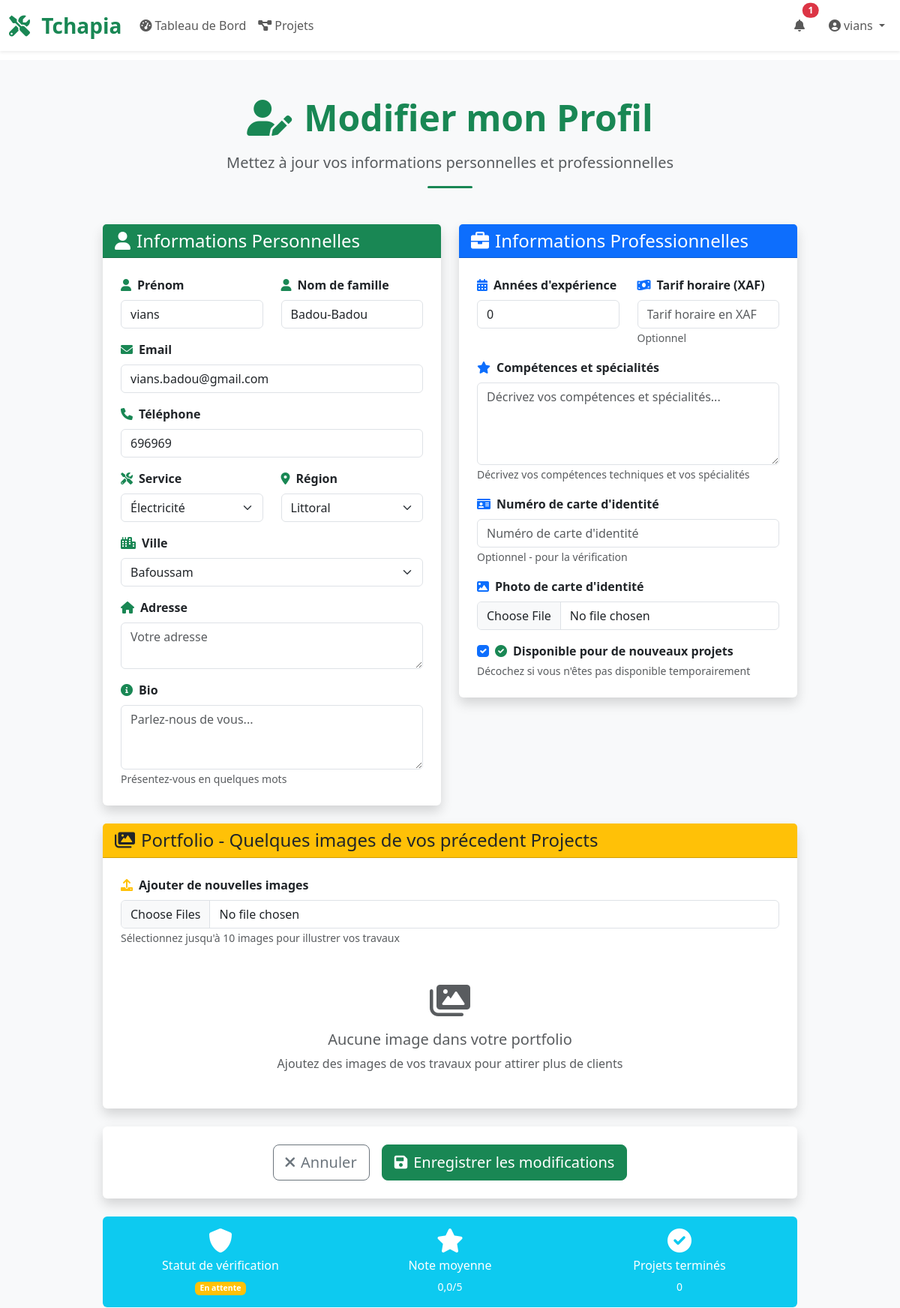
Before: /handyman/profile/edit/ (signed in, upper part) with the older database file.
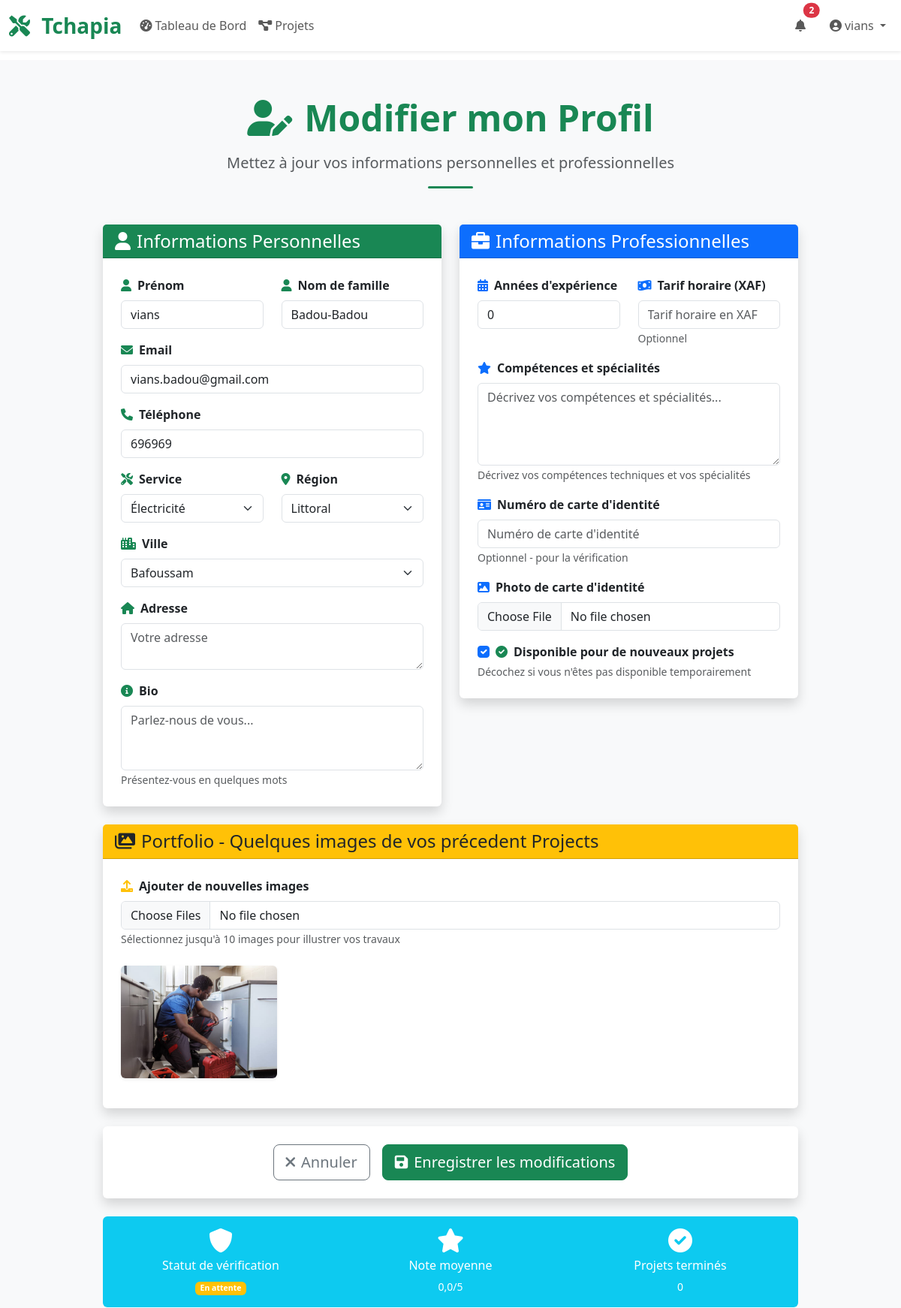
After: the same page with the newer database file.
### handyman/models.py (models this page shows, shortened)
class HandymanPortfolioImage(models.Model):
    handyman = models.ForeignKey(Handyman, on_delete=models.CASCADE, related_name='portfolio_images_set')
    image = models.ImageField(upload_to='handyman_portfolio/', help_text='Images du portfolio')
    title = models.CharField(max_length=200, blank=True, null=True, help_text='Titre du projet/travail')
    description = models.CharField(max_length=500, blank=True, null=True, help_text='Description du travail réalisé')
    uploaded_at = models.DateTimeField(auto_now_add=True)
    class Meta:
        db_table = 'handyman_portfolio_image'
        ordering = ['uploaded_at']

### handyman/views.py (the view)
# urls.py: path('profile/edit/', views.profile_edit_view, name='profile_edit'),
@login_required
def profile_edit_view(request):
    if request.user.user_type != 'artisan':
        messages.error(request, "Accès non autorisé. Cette page est réservée aux artisans.")
        return redirect('base:home')
    handyman, created = Handyman.objects.get_or_create(user=request.user)
    if request.method == 'POST':
        user_form = UserProfileForm(request.POST, instance=request.user)
        handyman_form = HandymanProfileForm(request.POST, request.FILES, instance=handyman)
        if user_form.is_valid() and handyman_form.is_valid():
            try:
                with transaction.atomic():
                    user_form.save()
                    handyman_form.save()
                    images = handyman_form.cleaned_data.get('portfolio_images', [])
                    if not isinstance(images, list):
                        images = [images] if images else []
                    for image in images:
                        if image:
                            HandymanPortfolioImage.objects.create(
                                handyman=handyman,
                                image=image
                            )
                    image_text = f" avec {len(images)} nouvelle(s) image(s)" if images else ""
                    messages.success(request, f"Profil mis à jour avec succès{image_text}!")
                    return redirect('handyman:profile_edit')
            except Exception as e:
                messages.error(request, f"Erreur lors de la mise à jour: {str(e)}")
    else:
        user_form = UserProfileForm(instance=request.user)
        handyman_form = HandymanProfileForm(instance=handyman)
    context = {
        'user_form': user_form,
        'handyman_form': handyman_form,
        'handyman': handyman,
    }
    return render(request, 'handyman/profile_edit.html', context)

### base/context_processors.py (called while the page is built, shortened)
def notifications(request):
    context = {}
    if request.user.is_authenticated:
        if request.user.user_type == 'artisan':
            try:
                handyman = request.user.handyman_profile
                unread_count = handyman.notifications.filter(is_read=False).count()
                recent_notifications = handyman.notifications.all()[:5]
                context['unread_notifications_count'] = unread_count
                context['recent_notifications'] = recent_notifications
            except:
                context['unread_notifications_count'] = 0
                context['recent_notifications'] = []
        else:
            context['unread_notifications_count'] = 0
            context['recent_notifications'] = []
    else:
        context['unread_notifications_count'] = 0
        context['recent_notifications'] = []
    return context

### handyman/models.py (called while the page is built)
    @property
    def average_rating(self):
        ratings = self.ratings.all()
        if ratings:
            return sum(rating.rating for rating in ratings) / len(ratings)
        return 0

    @property
    def total_projects(self):
        return self.projects.filter(status='completed').count()

### templates/handyman/profile_edit.html (shortened to what the changed rows need)
{% extends 'partials/base.html' %}
{% block content %}
<section class="py-5 bg-light">
    <div class="container">
        <div class="row justify-content-center">
            <div class="col-lg-10">
                <div class="text-center mb-5">
                    <h1 class="display-5 fw-bold text-success mb-3">
                        <i class="fas fa-user-edit me-3"></i>Modifier mon Profil
                    </h1>
                </div>
                <form method="post" enctype="multipart/form-data" novalidate>
                    <div class="row">
                        <div class="col-12">
                            <div class="card shadow border-0 mb-4">
                                <div class="card-body p-4">
                                    {% if handyman.portfolio_images_set.all %}
                                        <div class="mb-3">
                                            <div class="row g-3">
                                                {% for image in handyman.portfolio_images_set.all %}
                                                    <div class="col-md-3 col-sm-4 col-6">
                                                        <div class="position-relative">
                                                            <img src="{{ image.image.url }}"
                                                                 class="img-fluid rounded shadow-sm"
                                                                 style="width: 100%; height: 150px; object-fit: cover; cursor: pointer;"
                                                                 alt="Portfolio image"
                                                                 data-bs-toggle="modal"
                                                                 data-bs-target="#portfolioModal"
                                                                 data-image-url="{{ image.image.url }}"
                                                                 data-image-title="{{ image.title|default:'Image du portfolio' }}"
                                                                 data-image-desc="{{ image.description|default:'Aucune description' }}">
                                                        </div>
                                                    </div>
                                                {% endfor %}
                                            </div>
                                        </div>
                                    {% else %}
                                        <div class="text-center py-4">
                                            <i class="fas fa-images fa-3x text-muted mb-3"></i>
                                            <h5 class="text-muted">Aucune image dans votre portfolio</h5>
                                            <p class="text-muted mb-0">Ajoutez des images de vos travaux pour attirer plus de clients</p>
                                        </div>
                                    {% endif %}
                                </div>
                            </div>
                        </div>
                    </div>
                </form>
            </div>
        </div>
    </div>
</section>
{% endblock content %}

### templates/partials/base.html (shortened to what this page needs)
<!DOCTYPE html>
<html lang="fr">
  <head>
    <link
      href="https://cdn.jsdelivr.net/npm/bootstrap@5.3.0/dist/css/bootstrap.min.css"
      rel="stylesheet"
    />
    <link
      rel="stylesheet"
      href="https://cdnjs.cloudflare.com/ajax/libs/font-awesome/6.0.0/css/all.min.css"
    />
  </head>
  <body>
    <nav class="navbar navbar-expand-lg navbar-light bg-white shadow-sm fixed-top">
      <div class="container-fluid">
<a class="navbar-brand fw-bold text-success fs-3" href="{% if request.user.is_authenticated and request.user.user_type == 'artisan' %}{% url 'handyman:projects' %}{% else %}{% url 'base:home' %}{% endif %}">
  <i class="fas fa-tools me-2"></i>
  Tchapia
</a>
        <div class="collapse navbar-collapse" id="navbarNav">
          <ul class="navbar-nav me-auto">
            {% if user.is_authenticated %}
              {% if user.user_type == 'artisan' %}
              <li class="nav-item">
                <a class="nav-link" href="{% url 'handyman:projects' %}" id="nav-dashboard">
                  <i class="fas fa-tachometer-alt me-1"></i>Tableau de Bord
                </a>
              </li>
              <li class="nav-item">
                <a class="nav-link" href="{% url 'handyman:projects_browse' %}" id="nav-projects">
                  <i class="fas fa-project-diagram me-1"></i>Projets
                </a>
              </li>
              {% endif %}
            {% endif %}
          </ul>
          <ul class="navbar-nav">
            {% if user.is_authenticated %}
            <li class="nav-item dropdown me-3">
              <a
                class="nav-link position-relative"
                href="#"
                role="button"
                data-bs-toggle="dropdown"
                id="notificationDropdown"
              >
                <i class="fas fa-bell"></i>
                {% if unread_notifications_count > 0 %}
                  <span class="position-absolute top-0 start-100 translate-middle badge rounded-pill bg-danger">
                    {{ unread_notifications_count }}
                  </span>
                {% endif %}
              </a>
            </li>
            <li class="nav-item dropdown">
              <a
                class="nav-link dropdown-toggle"
                href="#"
                role="button"
                data-bs-toggle="dropdown"
              >
                <i class="fas fa-user-circle me-1"></i>{{ request.user.first_name|default:request.user.username }}
              </a>
            </li>
            {% endif %}
          </ul>
        </div>
      </div>
    </nav>
    <main>{% block content %}{% endblock %}</main>
  </body>
</html>

Changed rows visible on the page:
added HandymanPortfolioImage: image (picture)
Other visible differences:
{{ unread_notifications_count }}: "1" → "2"
text no longer shown: "Aucune image dans votre portfolio Ajoutez des images de vos travaux pour attirer plus de clients"
